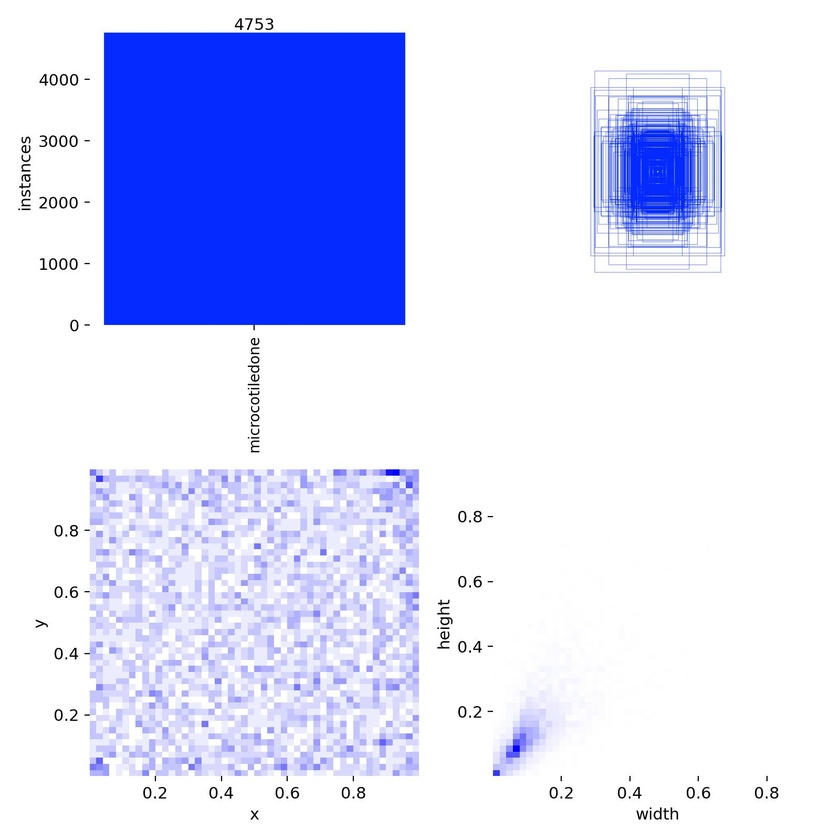
#> input picture v2.1_yolo_11_m/runs/segment/placentas_v11m_v2.1/labels.jpg, 840 x 840 px, shrunk from 1600 x 1600 before the run
$ python -i tile_yolo_dataset.py   (imports and definitions only)
#> lines starting #> are read from the running program, lines starting #| are printed output that depends on the picture
"""
Tile a YOLO-seg dataset into a non-overlapping grid.

Designed for placenta capillary images at native 4140x3096:
  - default grid 3x3 -> tiles of 1380x1032
  - clips polygons to each tile (Sutherland-Hodgman)
  - drops tiny border scraps (fraction of original area)
  - keeps class ids and YOLO-seg polygon format
  - does NOT stretch tiles (pixels stay isotropic)

Usage:
  python tile_yolo_dataset.py ^
    --src D:/projeto_placentas_clayton/datasat_v3.1_yolo11_og_size ^
    --dst D:/projeto_placentas_clayton/dataset_v3.1_yolo11_tiled_3x3 ^
    --grid 3 3
"""

from __future__ import annotations

import argparse
import json
import shutil
from dataclasses import dataclass
from pathlib import Path

from PIL import Image


@dataclass
class Stats:
    images_in: int = 0
    tiles_out: int = 0
    empty_tiles: int = 0
    polys_in: int = 0
    polys_kept: int = 0
    polys_dropped_small: int = 0
    polys_dropped_no_intersect: int = 0
    area_in_by_class: dict | None = None
    area_out_by_class: dict | None = None

    # [208 lines left out: functions __post_init__, shoelace, clip_edge, clip_poly_to_rect, parse_yolo_seg_line, format_yolo_seg_line and 2 more, not called in this run]


def parse_names_from_src_yaml(src: Path) -> list[str]:
    yaml_path = src / "data.yaml"
    if not yaml_path.exists():
        return ["Capilar", "microcotiledone"]
    text = yaml_path.read_text(encoding="utf-8")
    # support both list and map forms
    for line in text.splitlines():
        if line.strip().startswith("names:"):
            rest = line.split(":", 1)[1].strip()
            if rest.startswith("[") and rest.endswith("]"):
                inner = rest[1:-1]
                return [p.strip().strip("'\"") for p in inner.split(",") if p.strip()]
    names = []
    in_names = False
    for line in text.splitlines():
        if line.strip().startswith("names:"):
            in_names = True
            continue
        if in_names:
            if not line.startswith(" ") and not line.startswith("\t"):
                break
            if ":" in line:
                names.append(line.split(":", 1)[1].strip().strip("'\""))
    return names or ["Capilar", "microcotiledone"]


# [72 lines left out: function main, not called in this run]


# [2 lines not run here, left out]

>>> import cv2
>>> picture = cv2.imread('../../v2.1_yolo_11_m/runs/segment/placentas_v11m_v2.1/labels.jpg', cv2.IMREAD_GRAYSCALE)
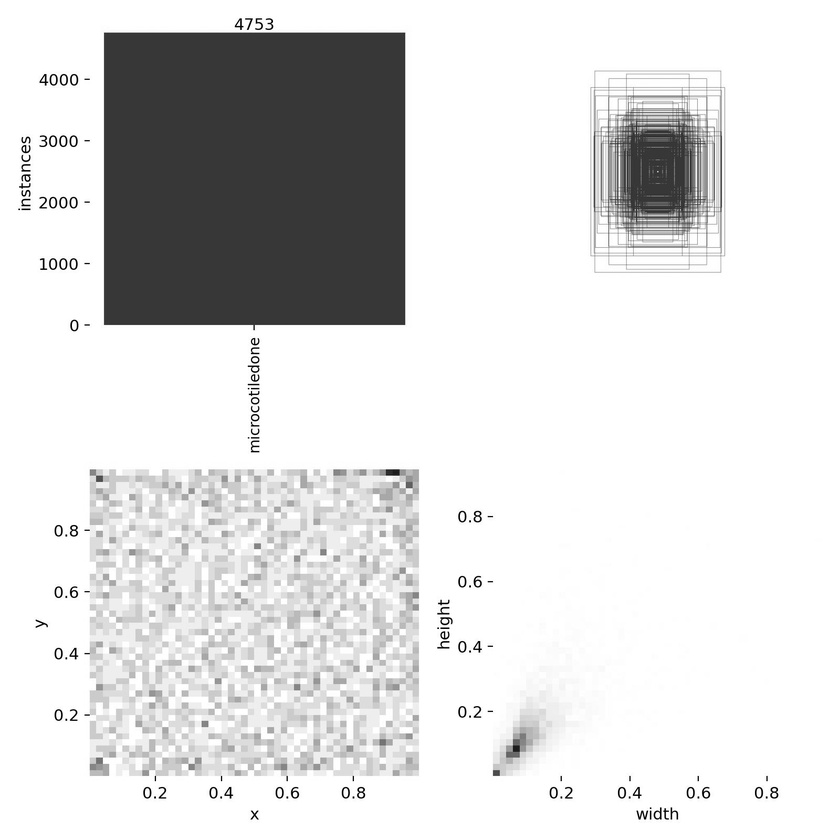
#> picture: shape (840, 840); min 0, max 255, mean 220.7
#> (the run stopped early here; a loop or call above may not have finished)
